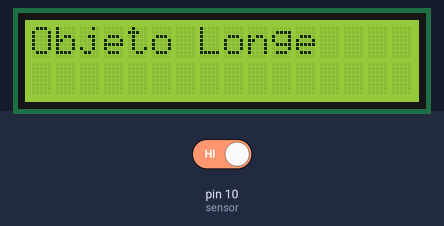
A sketch run on a simulated Arduino Uno, built with avr-gcc and run on an emulated ATmega328P. Shown: 16×2 character LCD. The inputs (shaded band) are chosen by the test bench; at power-on: pin 10 (sensor) HIGH.

Above: at 1.2 s.
1.3 s: pin 10 (sensor) driven LOW
At 1.56 s:
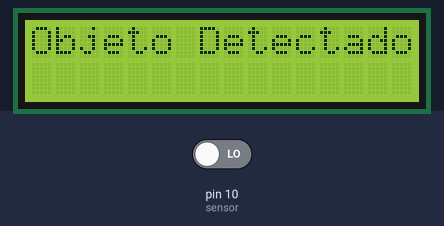
3.3 s: pin 10 (sensor) driven HIGH
At 3.55 s:
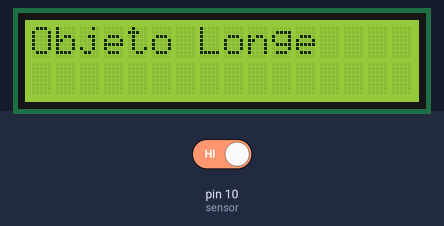
Timing chart, 0 to 6.3 s (numbered marks = the images above; inputs shaded):
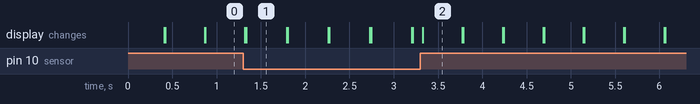

The sketch:

Sensor_Reflexivo.ino
```cpp
#include <Wire.h>
#include <LiquidCrystal_I2C.h>

LiquidCrystal_I2C lcd(0x27, 16, 2);

int sensor = 10;

void setup() {
  Serial.begin(9600);
  lcd.init();
  lcd.setBacklight(HIGH);
  lcd.clear();
  pinMode(sensor, INPUT);
}

void loop() {
  int estado;
  estado = digitalRead(sensor);
  if (estado == 0) {
    lcd.print("Objeto Detectado");
    delay(100);
    lcd.clear();
  } else {
    lcd.print("Objeto Longe");
    delay(100);
    lcd.clear();
  }
}
```

Measured:
- after the input at 1.3 s, the display: first differs from a run without the input at once (image 1)
- after the input at 3.3 s, the display: changes at once (image 2)
- what the display in image 1 shows lasts 0.5 s, from 1.3 s to 1.8 s
- what the display in image 2 shows lasts 0.5 s, from 3.3 s to 3.8 s
